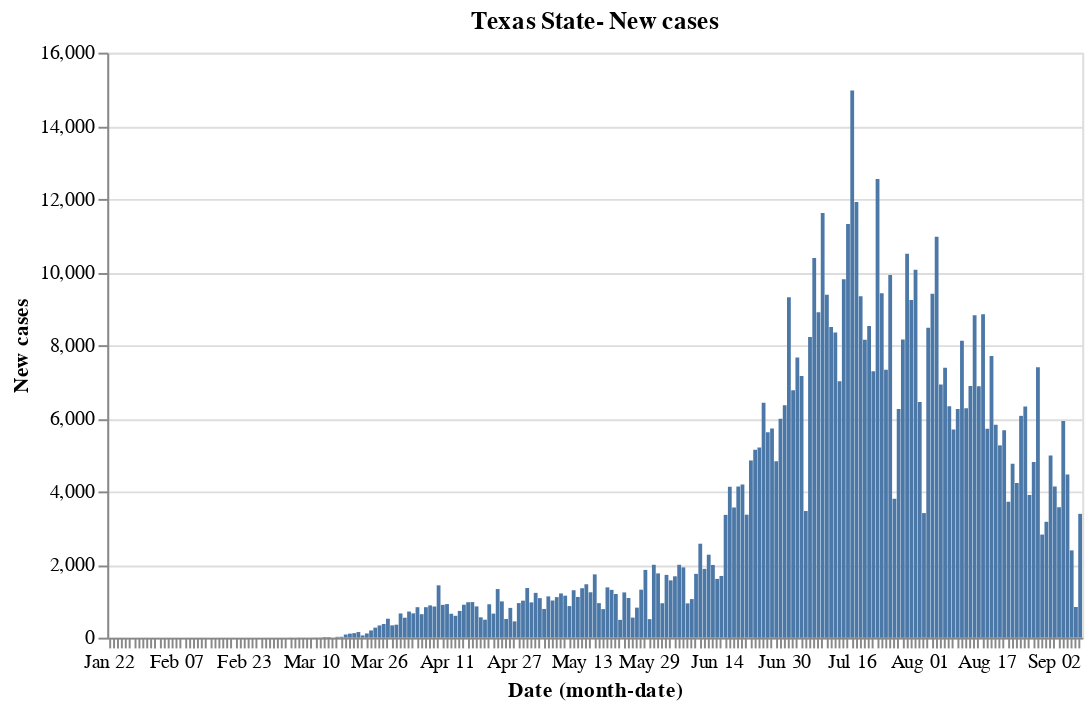

Here is the notebook cell this chart was saved with:
### Code cell
red = alt.value("#f54242")
##Ca data
#base_ca.encode(y='Confirmed').properties(title='Total Confirmed') | base_ca.encode(y='Deaths',color = red).properties(title='Total deaths')
base_tx.encode(y='New cases').properties(title='Texas State- New cases')

### Figure 1 — Vega-Lite specification as saved in the notebook (floating-point values rounded to 4 significant figures; data arrays with more than 128 entries replaced by an {"elided": "..."} marker saying what was removed)
{"config": {"view": {"continuousWidth": 400, "continuousHeight": 300}}, "data": {"name": "data-a9eaded1d76390c9a2c541ee2cf54781"}, "mark": "bar", "encoding": {"x": {"type": "ordinal", "field": "Date", "timeUnit": "monthdate"}, "y": {"type": "quantitative", "field": "New cases"}}, "title": "Texas State- New cases", "width": 500, "$schema": "https://vega.github.io/schema/vega-lite/v4.8.1.json", "datasets": {"data-a9eaded1d76390c9a2c541ee2cf54781": {"elided": "231 records"}}}
